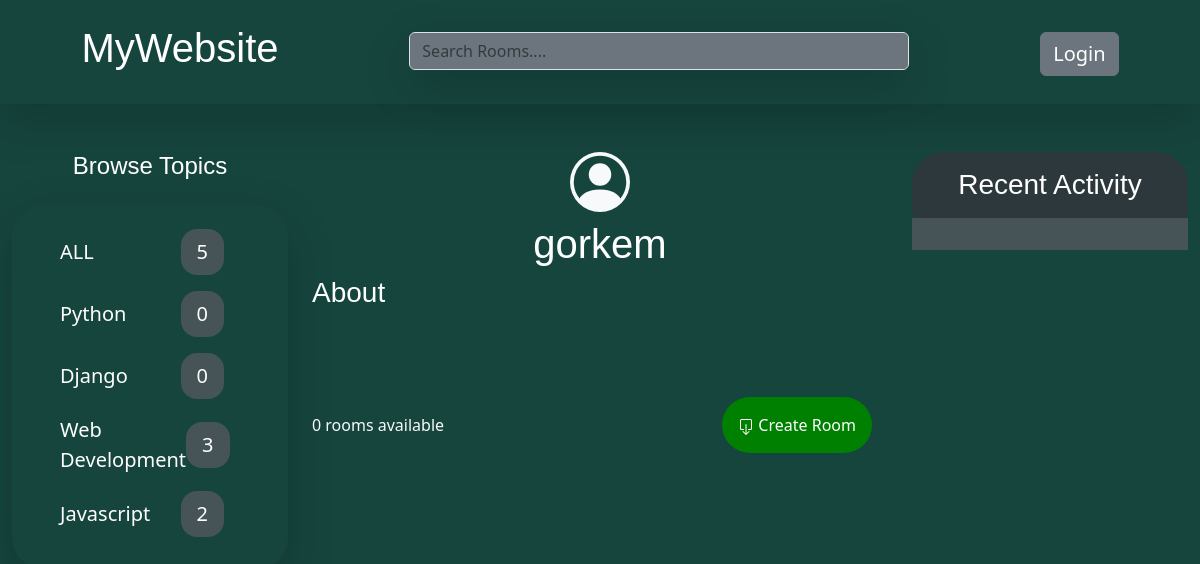
Page /profile/4/ on the earlier database version.
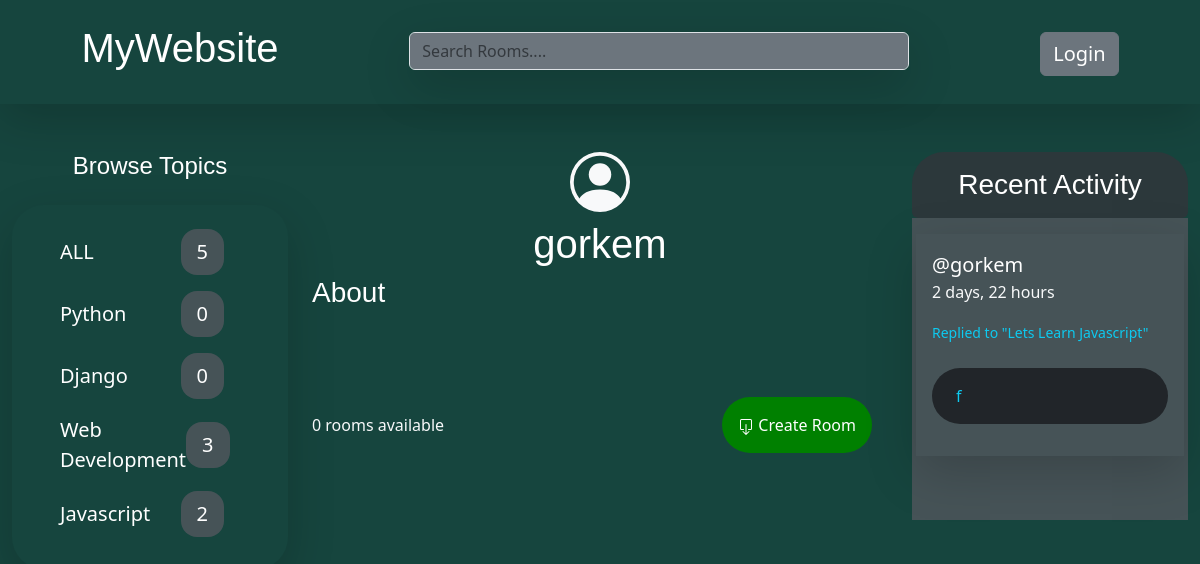
Same page on the later database version.
### base/models.py (models this page shows, shortened)
class Topic(models.Model):
    name = models.CharField(max_length=200)

class Message(models.Model):
    user = models.ForeignKey(User, on_delete=models.CASCADE)
    room = models.ForeignKey(Room, on_delete=models.CASCADE)
    body = models.TextField()
    updated = models.DateTimeField(auto_now=True)
    created = models.DateTimeField(auto_now_add=True)
    class Meta:
        ordering = ['-updated','-created']

class Room(models.Model):
    host = models.ForeignKey(User, on_delete=models.SET_NULL, null=True)
    topic = models.ForeignKey(Topic, on_delete=models.SET_NULL, null=True)
    name = models.CharField(max_length=200)
    description = models.TextField(null=True, blank=True)
    participants = models.ManyToManyField(User, related_name='participants',blank=True)
    updated = models.DateTimeField(auto_now=True)
    created = models.DateTimeField(auto_now_add=True)
    class Meta:
        ordering = ['-updated','-created']
    def __str__(self):
        return self.name

### base/views.py (the view)
# urls.py: path('profile/<str:pk>/',views.userProfile,name="user-profile"),
def userProfile(request,pk):
    user = User.objects.get(id=pk)
    all_rooms = Room.objects.all().count()
    rooms = user.room_set.all()
    topics = Topic.objects.all()
    room_messages = user.message_set.all()
    context = {
        'user':user,
        'rooms':rooms,
        'room_messages':room_messages,
        'topics':topics,
        'all_rooms':all_rooms
        }
    return render(request,'profile.html',context)

### templates/profile.html (shortened to what this page needs)
{% extends 'main.html' %}
    {% block content %}
    <div class="container-fluid">
        <div class="row">
            <div class="col-3">
                {% include 'topics_component.html' %}
            </div>
            <div class="col-6">
                <div class="text-light text-center">
                    <h1 class="text-center mt-2">{{user.username}}</h1>
                </div>
                <div class="h-25 ">
                    <h3>About</h3>
                </div>
                {% include 'feed_component.html' %}
            </div>
            <div class="col-3">
                {% include 'activity_component.html' %}
            </div>
        </div>
    </div>
    {% endblock  %}

### templates/topics_component.html (shortened to what this page needs)
<!DOCTYPE html>
<html lang="en">
<head>
</head>
<body>
    <h4 class="text-center mb-4 ">Browse Topics</h4>
    <div class="shadow-lg p-3 mb-5  rounded pt-4 rounded-5 ">
        <ul class="">
            <li class="" style=" list-style-type:none;">
                <a href="{% url 'home' %}" class="d-flex justify-content-between align-items-center fs-5">ALL <span id="span_count" class="text-center me-5 px-3 py-2 rounded-4">{{all_rooms}}</span></a>
            </li>
        </ul>
        {% for topic in topics %}
        <ul>
            <li  style=" list-style-type:none;">
                <a href="{% url 'home' %}?q={{topic.name}}" class="d-flex justify-content-between align-items-center fs-5 mt-3">{{topic.name}} <span id="span_count"  class="text-center me-5 px-3 py-2 rounded-4">{{topic.room_set.all.count}}</span></a>
            </li>
        </ul>
        {% endfor %}
    </div>
</body>
</html>

### templates/activity_component.html (shortened to what this page needs)
<!DOCTYPE html>
<html lang="en">
<head>
</head>
<body>
        <div style="background-color: #2c383b;" class="p-2 rounded-bottom rounded-5 ">
            <h3 class="text-center mt-2">Recent Activity</h3>
        </div>
        <div style="background-color:#465357;" class=" py-3 ">
                {% for message in room_messages %}
                    <div class="shadow-lg p-3 mb-5 mx-1 mb-3 ">
                        <div>
                            <small class=""><a href="{% url 'user-profile' message.user.id %}" class="fs-5 me-5 mb-3">@{{message.user}}</a><br><p class="text-light fs-6">{{message.created|timesince}}</p></small>
                        </div>
                        <div>
                            <small class="text-info">Replied to "{{message.room}}"</small>
                        </div>
                        <div >
                            <p class="text-info bg-dark p-3 ps-4 mt-4 rounded-5">{{message.body}}</p>
                        </div>
                    </div>
                {% endfor %}
        </div>
</body>
</html>

Differences in the rows shown:
added Message: user "gorkem", created "2 days, 22 hours", room "Lets Learn Javascript", body "f"
